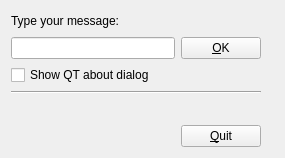
<?xml version="1.0" encoding="UTF-8"?>
<ui version="4.0">
 <class>FormUI</class>
 <widget class="QWidget" name="FormUI">
  <property name="geometry">
   <rect>
    <x>0</x>
    <y>0</y>
    <width>285</width>
    <height>158</height>
   </rect>
  </property>
  <property name="windowTitle">
   <string notr="true"/>
  </property>
  <layout class="QGridLayout" name="gridLayout">
   <item row="1" column="2">
    <widget class="QPushButton" name="btn_ok">
     <property name="toolTip">
      <string notr="true"/>
     </property>
     <property name="text">
      <string>&amp;OK</string>
     </property>
     <property name="icon">
      <iconset resource="all.qrc">
       <normaloff>:/icons/ok</normaloff>:/icons/ok</iconset>
     </property>
    </widget>
   </item>
   <item row="3" column="1" colspan="2">
    <widget class="Line" name="line">
     <property name="orientation">
      <enum>Qt::Horizontal</enum>
     </property>
    </widget>
   </item>
   <item row="5" column="2">
    <widget class="QPushButton" name="btn_quit">
     <property name="toolTip">
      <string notr="true"/>
     </property>
     <property name="text">
      <string>&amp;Quit</string>
     </property>
     <property name="icon">
      <iconset resource="all.qrc">
       <normaloff>:/icons/quit</normaloff>:/icons/quit</iconset>
     </property>
    </widget>
   </item>
   <item row="5" column="1">
    <spacer name="horizontalSpacer">
     <property name="orientation">
      <enum>Qt::Horizontal</enum>
     </property>
     <property name="sizeHint" stdset="0">
      <size>
       <width>40</width>
       <height>20</height>
      </size>
     </property>
    </spacer>
   </item>
   <item row="1" column="3" rowspan="5">
    <widget class="QLabel" name="os_image">
     <property name="toolTip">
      <string>Your platform icon</string>
     </property>
     <property name="text">
      <string notr="true"/>
     </property>
    </widget>
   </item>
   <item row="1" column="1">
    <widget class="QLineEdit" name="lineEdit_name">
     <property name="text">
      <string notr="true"/>
     </property>
    </widget>
   </item>
   <item row="2" column="1" colspan="2">
    <widget class="QCheckBox" name="checkBox">
     <property name="text">
      <string>Show QT about dialog</string>
     </property>
    </widget>
   </item>
   <item row="0" column="1" colspan="2">
    <widget class="QLabel" name="label">
     <property name="text">
      <string>Type your message:</string>
     </property>
    </widget>
   </item>
  </layout>
 </widget>
 <resources>
  <include location="all.qrc"/>
 </resources>
 <connections/>
</ui>
